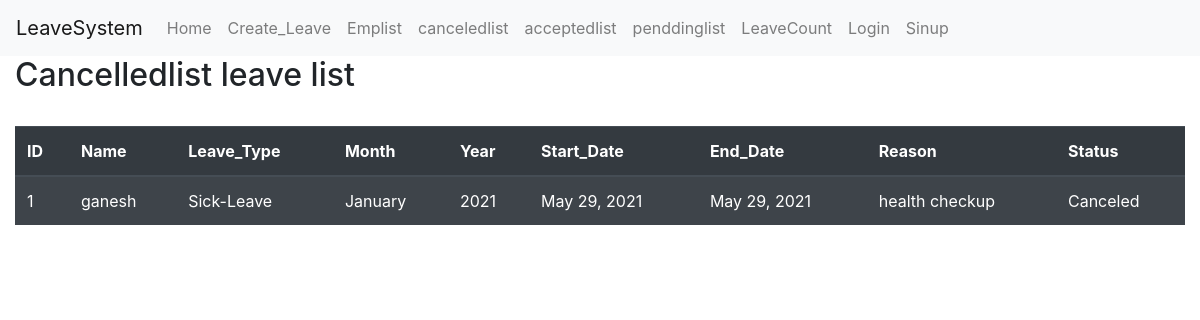
Screenshot of /canceledlist/ (signed in) with the database file from the repository.
### Leave/models.py (models this page shows, shortened)
class Leave(models.Model):
    Employee_Name = models.ForeignKey('Employee_Detail',models.DO_NOTHING,related_name="empname")
    l = (
        ("Sick-Leave","Sick-Leave"),("Casual-Leave","Casual-Leave"),("Personal-Leave","Personal-Leave")
    )
    Leave_Type = models.CharField(max_length=20, choices= l, default="Sick-Leave")
    m = (
        ("January","January"),("February","February"),("March","March"),("April","April"),("May","May"),("June","June"),("July","July"),("August","August"),("September","September"),("October","October"),("November","November"),("December","december")
    )
    Month = models.CharField(max_length=10, choices= m)
    Year = models.CharField(max_length=4)
    Start_Date = models.DateField()
    End_Date = models.DateField(null=True, blank = True)
    Reason = models.CharField(max_length=200)
    s = (
       ("Accepted","Accepted"),("Pending","Pending"),("Canceled","Canceled")
    )
    Status = models.CharField(max_length=10, choices= s, default="Pending")

class Employee_Detail(models.Model):
    Employee_Name = models.CharField(max_length=30)
    password = models.CharField( max_length=30)
    Primary_Phone = models.CharField(max_length=12 )
    Email = models.EmailField(max_length=50)
    def __str__(self):
        return str(self.Employee_Name)

### Leave/views.py (the view)
# urls.py: path('canceledlist/', views.canceledlist, name='canceledlist'),
def canceledlist(request):
    if request.session.get("Employee_Id"):
        sid = request.session.get("Employee_Id")
        emp = Employee_Detail.objects.get(id=sid)
        print(emp)
        lev = emp.empname.filter(Status__exact='Canceled')
        return render(request, "Leave/canceledlist.html", {'lev': lev})
    elif request.user.is_authenticated:
        lev = Leave.objects.filter(Status__exact='Canceled')
        return render(request,"Leave/canceledlist.html",{'lev':lev})
    else:
        messages.error(request, ("login to see canceled status  !"))
        return redirect('home')

### templates/Leave/canceledlist.html (shortened to what this page needs)
{% extends "common.html" %}
{% block contant %}
    <div><h2>Cancelledlist  leave list </h2></div><br>
    <table class="table table-striped table-dark">
  <thead>
    <tr>
      <th scope="col">ID</th>
      <th scope="col">Name</th>
      <th scope="col">Leave_Type</th>
      <th scope="col">Month</th>
        <th scope="col">Year</th>
        <th scope="col">Start_Date</th>
        <th scope="col" >End_Date</th>
         <th scope="col"> Reason</th>
         <th scope="col" >Status </th>
    </tr>
  </thead>
                <tbody>
                {% if lev %}
                    {% for e in lev %}
                           <tbody>
                                    <tr>
                                    <td>{{ e.id}}</td>
                                      <td>{{ e.Employee_Name}}</td>
                                      <td>{{ e.Leave_Type }}</td>
                                      <td>{{ e.Month}}</td>
                                      <td>{{ e.Year }}</td>
                                      <td>{{ e.Start_Date }}</td>
                                    <td>{{ e.End_Date }}</td>
                                    <td>{{ e.Reason }}</td>
                                    <td>{{ e.Status  }}</td>
                                    </tr>
                    {% endfor %}
                {% endif %}
                </tbody>
        </table>
{% endblock %}

### rows the page displays
Leave: id "1", Employee_Name "ganesh", Leave_Type "Sick-Leave", Month "January", Year "2021", Start_Date "May 29, 2021", End_Date "May 29, 2021", Reason "health checkup", Status "Canceled"
